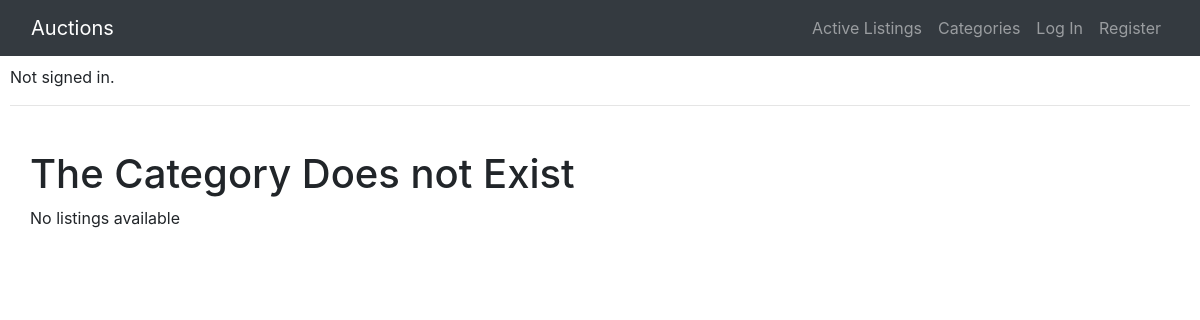
/category/3, run on an earlier commit of the app's database.
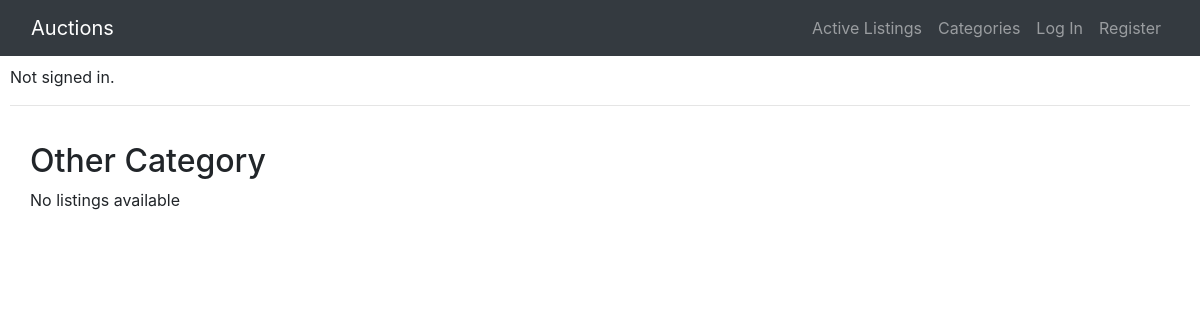
And on a later commit of the database.
### auctions/models.py (models this page shows, shortened)
class Categories(models.Model):
    name = models.CharField(max_length=64)

### auctions/views.py (the view)
# urls.py: path("category/<int:category_id>", views.category_page, name="category_page"),
def category_page(request, category_id):
    try:
        category = Categories.objects.get(pk=category_id)
    except ObjectDoesNotExist:
        return render(request, "auctions/listings_display.html", {
            "listings": False,
            "message": "The Category Does not Exist"
        })
    else:
        return render(request, "auctions/listings_display.html", {
            "listings": category.listings.all(),
            "category": category.name,
            "title": "Category"
        })

### auctions/templates/auctions/listings_display.html
{% extends "auctions/layout.html" %}
{% load static %}
{% block body %}
<h2>{{category}} {{title}}</h2>
{% if listings %}
<div class="row row-cols-1 row-cols-md-4 g-4" style="padding-top:20px">
    {% for listing in listings  %}
    <div class="col" style="padding-top:15px; padding-bottom:15px;">
        <div class="card h-100">
            <div style="height:60%;" class="d-flex align-items-center">
                {% if listing.image_url %}
                <img src="{{listing.image_url}}" class="card-img-top" alt="...">
                {% else %}
                <img src="{% static 'auctions/no-image.png' %}" class="card-img-top" alt="...">
                {% endif %}
            </div>
            <div class="card-body">
                <h5 class="card-title">
                    <a href="{% url 'listing' listing.id %}">{{listing.title}}</a></h5>
                <h6 class=" card-title">Current Price: ${{listing.price}}</h5>
                    <p class="card-text">{{listing.description}}</p>
            </div>
            <div class="card-footer">
                <small class="text-muted">Created At: {{listing.created_at}}</small>
            </div>
        </div>
    </div>
    {% endfor %}
</div>
{% else %}
{% if message %}
<h1>{{message}}</h1>
{% endif %}
<div>No listings available</div>
{% endif %}
{% endblock %}

What changed in the data, as far as the page shows it:
added Categories: name "Other"
Also different on the page:
{{ title }}: (not shown) → "Category"
{{ message }}: "The Category Does not Exist" → (not shown)
